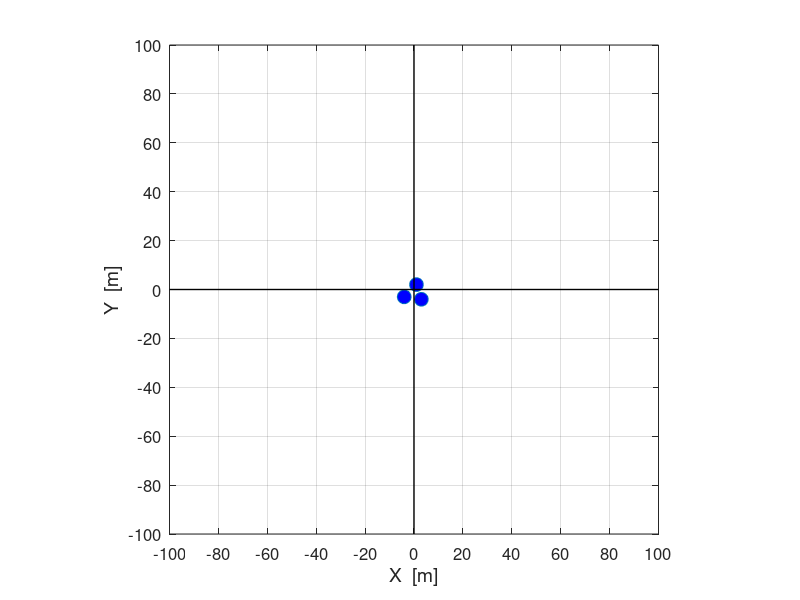

Write MATLAB code to recreate this figure. (Note: this script raises an error after producing the figure.)
% spMat001.m

close all 
clear all
clc

Sx = [1 3 -4];
Sy = [2,-4,-3];

S = sqrt(Sx.^2 + Sy.^2)
theta = atan2d(Sy,Sx)
SQP = sqrt((Sx(2)-Sx(1))^2+(Sy(2)-Sy(1))^2)
SRQ = sqrt((Sx(3)-Sx(2))^2+(Sy(3)-Sy(2))^2)


figure(1)
hPlot = plot(Sx,Sy,'o');
grid on
axis([-5 5 -5 5]);
axis square
set(gca,'xTick',-5:5);
set(gca,'yTick',-5:5);
set(hPlot,'Markersize',10,'MarkerFaceColor','b');
set(gca,'fontsize',14);
xlabel('X  [m]','fontsize',14);
ylabel('Y  [m]','fontsize',14);


%%
close all 
clear all
clc

Sx = [40 -60 80];
Sy = [40 -80,-60];

S = sqrt(Sx.^2 + Sy.^2)
theta = atan2d(Sy,Sx)
SQP = sqrt((Sx(2)-Sx(1))^2+(Sy(2)-Sy(1))^2)
SRQ = sqrt((Sx(3)-Sx(2))^2+(Sy(3)-Sy(2))^2)


figure(1)
%hPlot = plot(Sx,Sy,'o');
grid on
axis([-100 100 -100 100]);
axis square
set(gca,'xTick',-100:20:100);
set(gca,'yTick',-100:20:100);
%set(hPlot,'Markersize',6,'MarkerFaceColor','b');
set(gca,'fontsize',12);
hold on
plot([-100 100],[0 0],'k', 'linewidth',1);
plot([0 0],[-100 100],'k', 'linewidth',1);
xlabel('X  [m]','fontsize',14);
ylabel('Y  [m]','fontsize',14);
box on

%%
close all 
clear all
clc

SxA = [0 -80 -80 60 60];
SyA = [0  0   90 90 80];

SxB = [0  0   80   80 60
    0 ];
SyB = [0 -60  -60  80 80 ];


% S = sqrt(Sx.^2 + Sy.^2)
% theta = atan2d(Sy,Sx)
% SQP = sqrt((Sx(2)-Sx(1))^2+(Sy(2)-Sy(1))^2)
% SRQ = sqrt((Sx(3)-Sx(2))^2+(Sy(3)-Sy(2))^2)


figure(1)

hold on
plot([-100 100],[0 0],'k', 'linewidth',1);
plot([0 0],[-100 100],'k', 'linewidth',1);
plot(SxA,SyA,'r','lineWidth',2.5);
plot(SxB,SyB,'b','lineWidth',2.5);

xlabel('X  [m]','fontsize',14);
ylabel('Y  [m]','fontsize',14);
grid on
axis([-100 100 -100 100]);
axis square
set(gca,'xTick',-100:20:100);
set(gca,'yTick',-100:20:100);
set(gca,'fontsize',12);

box on 

%%  m2_CEC    [2D] inelastic collision example cars
clear all
close all
clc

mA = 1200
mB = 1500
vAx = 21
vAy =0
vBx = 0
vBy = 18

mC = mA + mB

pAx = mA * vAx
pAy = mA * vAy

pBx = mB * vBx
pBy = mB * vBy

pCx = pAx + pBx
pCy = pAy + pBy

vCx = pCx / mC
vCy = pCy / mC

vC = sqrt(vCx^2 + vCy^2)

theta = atan2d(vCy,vCx)



